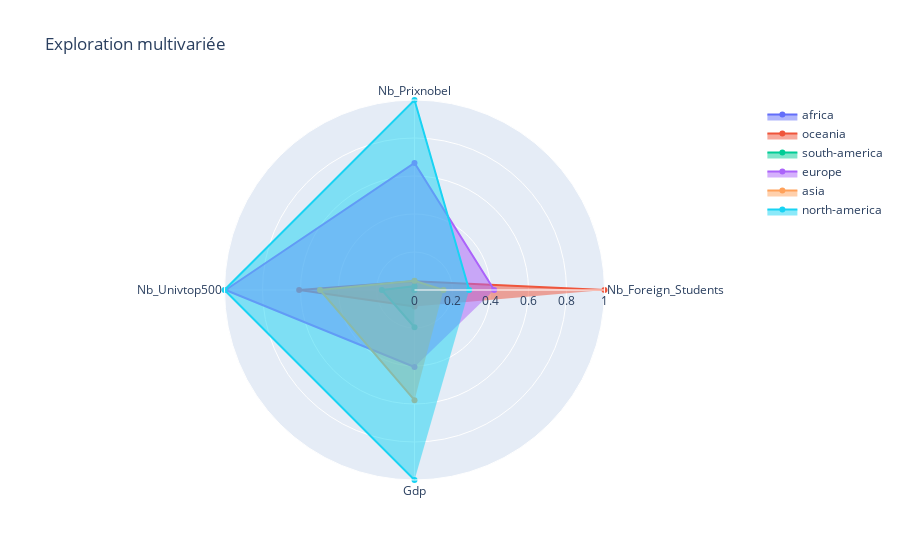

The notebook cell saved with this chart:
### Code cell
categories = ['Nb_Foreign_Students', 'Nb_Prixnobel', 'Nb_Univtop500', 'Gdp']
fig = go.Figure()

# Ajouter les données pour chaque continent
for i in range(len(df_multivar)):
    fig.add_trace(go.Scatterpolar(
        r=df_multivar.iloc[i][categories],
        theta=categories,
        fill='toself',
        name=df_multivar['Continent'][i]
    ))

fig.update_layout(
    polar=dict(
        radialaxis=dict(
            visible=True,
            range=[0, 1]  
        )),
    showlegend=True
)
fig.update_layout(title = 'Exploration multivariée')
fig.show()

### Figure 1 — Plotly figure (JSON) as saved in the notebook; plotly's stock layout.template omitted (floating-point values rounded to 4 significant figures)
{"data": [{"fill": "toself", "name": "africa", "r": [null, 0, 0, 0], "theta": ["Nb_Foreign_Students", "Nb_Prixnobel", "Nb_Univtop500", "Gdp"], "type": "scatterpolar"}, {"fill": "toself", "name": "oceania", "r": [1, 0.04554, 0.6071, 0.08655], "theta": ["Nb_Foreign_Students", "Nb_Prixnobel", "Nb_Univtop500", "Gdp"], "type": "scatterpolar"}, {"fill": "toself", "name": "south-america", "r": [0, 0.02033, 0.1717, 0.196], "theta": ["Nb_Foreign_Students", "Nb_Prixnobel", "Nb_Univtop500", "Gdp"], "type": "scatterpolar"}, {"fill": "toself", "name": "europe", "r": [0.4194, 0.6684, 0.9944, 0.4055], "theta": ["Nb_Foreign_Students", "Nb_Prixnobel", "Nb_Univtop500", "Gdp"], "type": "scatterpolar"}, {"fill": "toself", "name": "asia", "r": [0.1526, 0.04862, 0.4975, 0.5798], "theta": ["Nb_Foreign_Students", "Nb_Prixnobel", "Nb_Univtop500", "Gdp"], "type": "scatterpolar"}, {"fill": "toself", "name": "north-america", "r": [0.2876, 1, 1.0, 1], "theta": ["Nb_Foreign_Students", "Nb_Prixnobel", "Nb_Univtop500", "Gdp"], "type": "scatterpolar"}], "layout": {"polar": {"radialaxis": {"range": [0, 1], "visible": true}}, "showlegend": true, "title": {"text": "Exploration multivariée"}}}
